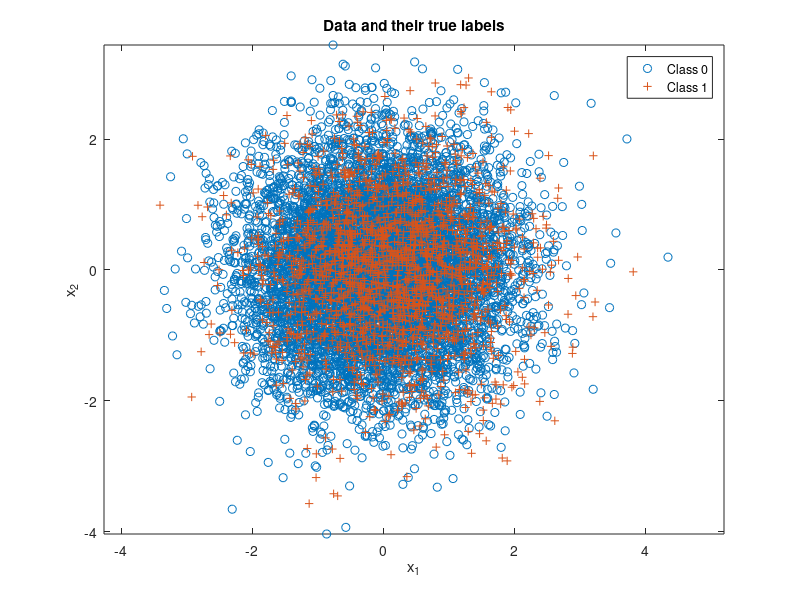

The MATLAB source for this figure: (Note: this script raises an error after producing the figure.)
% Code for Naive Bayes 
clear all;
%% Sample Generation
n = 2; %no. of feature dimensions
N = 10000; % no. of iid samples
mu(:,1) = [-0.1;0]; mu(:,2) = [0.1,0];
Sigma(:,:,1) = [1 0;0 1]; Sigma(:,:,2) = [1 0;0 1];
p = [0.8,0.2]; % class priors for labels 0 and 1
label = rand(1,N) >= p(1);
Nc = [length(find(label==0)),length(find(label==1))]; % number of samples from each class
x = zeros(n,N); % save up space
% Draw samples from each class pdf
for l = 0:1
    %x(:,label==l) = randGaussian(Nc(l+1),mu(:,l+1),Sigma(:,:,l+1));
    x(:,label==l) = mvnrnd(mu(:,l+1),Sigma(:,:,l+1),Nc(l+1))';
end
figure(1), clf,
plot(x(1,label==0),x(2,label==0),'o'), hold on,
plot(x(1,label==1),x(2,label==1),'+'), axis equal,
legend('Class 0','Class 1'), 
title('Data and their true labels'),
xlabel('x_1'), ylabel('x_2'), 
%% 
discriminantScore = log(evalGaussian(x,mu(:,2),Sigma(:,:,2)))-log(evalGaussian(x,mu(:,1),Sigma(:,:,1)));% - log(gamma);
p_detection = zeros(1000,1);
p_false_alarm = zeros(1000,1);
w = 1;
for gamma = 0:0.5:250
   
    decision = (discriminantScore >= log(gamma));
    ind00 = find(decision==0 & label==0); p00 = length(ind00)/Nc(1); % probability of true negative
    ind10 = find(decision==1 & label==0); p10 = length(ind10)/Nc(1); % probability of false positive
    ind01 = find(decision==0 & label==1); p01 = length(ind01)/Nc(2); % probability of false negative
    ind11 = find(decision==1 & label==1); p11 = length(ind11)/Nc(2); % probability of true positive
    p_detection(w) = p11;
    p_false_alarm(w) = p10;
    w= w+1;
end
figure(2)
plot(p_false_alarm,p_detection);
title('ROC Curve')
xlabel('Probability of false detection'),ylabel('Probability of correct decision')
%% Plotting the correct and incorrect 
figure(3), % class 0 circle, class 1 +, correct green, incorrect red
plot(x(1,ind00),x(2,ind00),'og'); hold on,
plot(x(1,ind10),x(2,ind10),'or'); hold on,
plot(x(1,ind01),x(2,ind01),'+r'); hold on,
plot(x(1,ind11),x(2,ind11),'+g'); hold on,
axis equal,

%% Decision Boundary 
horizontalGrid = linspace(floor(min(x(1,:))),ceil(max(x(1,:))),101);
verticalGrid = linspace(floor(min(x(2,:))),ceil(max(x(2,:))),91);
[h,v] = meshgrid(horizontalGrid,verticalGrid);
discriminantScoreGridValues = log(evalGaussian([h(:)';v(:)'],mu(:,2),Sigma(:,:,2)))-log(evalGaussian([h(:)';v(:)'],mu(:,1),Sigma(:,:,1))) - log(gamma);
minDSGV = min(discriminantScoreGridValues);
maxDSGV = max(discriminantScoreGridValues);
discriminantScoreGrid = reshape(discriminantScoreGridValues,91,101);
% Check for values
figure(3), contour(horizontalGrid,verticalGrid,discriminantScoreGrid,[minDSGV*[0.9,0.6,0.3],0,[0.3,0.6,0.9]*maxDSGV]); % plot equilevel contours of the discriminant function 
% including the contour at level 0 which is the decision boundary
legend('Correct decisions for data from Class 0','Wrong decisions for data from Class 0','Wrong decisions for data from Class 1','Correct decisions for data from Class 1','Equilevel contours of the discriminant function' ), 
title('Data and their classifier decisions versus true labels'),
xlabel('x_1'), ylabel('x_2'), 